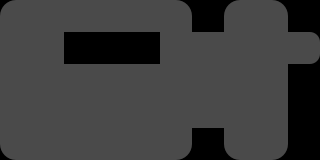

A 2D game scene composited from a Tiled map and its tileset images. What follows is a short description and the map's XML, with every tile layer's data as written:
An orthogonal 10x5 tile map with 32x32 px tiles, 4 tile layers (grid, walls, zonemap, cellrounded) and 14 objects (7x falling, 4x goal, player, twostep, slide).

<map version="1.0" orientation="orthogonal" width="10" height="5" tilewidth="32" tileheight="32">
 <properties>
  <property name="_mode" value="" />
  <property name="_title" value="test" />
  <property name="_zone" value="" />
 </properties>
 <tileset firstgid="1" name="cells" tilewidth="32" tileheight="32">
  <image source="../cells.png" trans="ff00ff" width="128" height="384" />
 </tileset>
 <layer name="grid" width="10" height="5">
  <data>
   <tile gid="1" />
   <tile gid="1" />
   <tile gid="1" />
   <tile gid="1" />
   <tile gid="1" />
   <tile gid="1" />
   <tile gid="16" />
   <tile gid="1" />
   <tile gid="1" />
   <tile gid="16" />
   <tile gid="1" />
   <tile gid="1" />
   <tile gid="16" />
   <tile gid="16" />
   <tile gid="16" />
   <tile gid="1" />
   <tile gid="1" />
   <tile gid="1" />
   <tile gid="1" />
   <tile gid="1" />
   <tile gid="1" />
   <tile gid="1" />
   <tile gid="1" />
   <tile gid="1" />
   <tile gid="1" />
   <tile gid="1" />
   <tile gid="1" />
   <tile gid="1" />
   <tile gid="1" />
   <tile gid="16" />
   <tile gid="1" />
   <tile gid="1" />
   <tile gid="1" />
   <tile gid="1" />
   <tile gid="1" />
   <tile gid="1" />
   <tile gid="1" />
   <tile gid="1" />
   <tile gid="1" />
   <tile gid="16" />
   <tile gid="1" />
   <tile gid="1" />
   <tile gid="1" />
   <tile gid="1" />
   <tile gid="1" />
   <tile gid="1" />
   <tile gid="16" />
   <tile gid="1" />
   <tile gid="1" />
   <tile gid="16" />
  </data>
 </layer>
 <layer name="walls" width="10" height="5">
  <data>
   <tile gid="0" />
   <tile gid="0" />
   <tile gid="0" />
   <tile gid="0" />
   <tile gid="0" />
   <tile gid="0" />
   <tile gid="0" />
   <tile gid="0" />
   <tile gid="0" />
   <tile gid="0" />
   <tile gid="0" />
   <tile gid="0" />
   <tile gid="0" />
   <tile gid="0" />
   <tile gid="0" />
   <tile gid="0" />
   <tile gid="0" />
   <tile gid="0" />
   <tile gid="0" />
   <tile gid="0" />
   <tile gid="0" />
   <tile gid="0" />
   <tile gid="0" />
   <tile gid="0" />
   <tile gid="0" />
   <tile gid="0" />
   <tile gid="0" />
   <tile gid="0" />
   <tile gid="0" />
   <tile gid="0" />
   <tile gid="0" />
   <tile gid="0" />
   <tile gid="0" />
   <tile gid="0" />
   <tile gid="0" />
   <tile gid="0" />
   <tile gid="0" />
   <tile gid="0" />
   <tile gid="0" />
   <tile gid="0" />
   <tile gid="0" />
   <tile gid="0" />
   <tile gid="0" />
   <tile gid="0" />
   <tile gid="0" />
   <tile gid="0" />
   <tile gid="0" />
   <tile gid="0" />
   <tile gid="0" />
   <tile gid="0" />
  </data>
 </layer>
 <layer name="zonemap" width="10" height="5">
  <data>
   <tile gid="0" />
   <tile gid="0" />
   <tile gid="0" />
   <tile gid="0" />
   <tile gid="0" />
   <tile gid="0" />
   <tile gid="0" />
   <tile gid="0" />
   <tile gid="0" />
   <tile gid="0" />
   <tile gid="0" />
   <tile gid="0" />
   <tile gid="0" />
   <tile gid="0" />
   <tile gid="0" />
   <tile gid="0" />
   <tile gid="0" />
   <tile gid="0" />
   <tile gid="0" />
   <tile gid="0" />
   <tile gid="0" />
   <tile gid="0" />
   <tile gid="0" />
   <tile gid="0" />
   <tile gid="0" />
   <tile gid="0" />
   <tile gid="0" />
   <tile gid="0" />
   <tile gid="0" />
   <tile gid="0" />
   <tile gid="0" />
   <tile gid="0" />
   <tile gid="0" />
   <tile gid="0" />
   <tile gid="0" />
   <tile gid="0" />
   <tile gid="0" />
   <tile gid="0" />
   <tile gid="0" />
   <tile gid="0" />
   <tile gid="0" />
   <tile gid="0" />
   <tile gid="0" />
   <tile gid="0" />
   <tile gid="0" />
   <tile gid="0" />
   <tile gid="0" />
   <tile gid="0" />
   <tile gid="0" />
   <tile gid="0" />
  </data>
 </layer>
 <layer name="cellrounded" width="10" height="5">
  <data>
   <tile gid="17" />
   <tile gid="0" />
   <tile gid="0" />
   <tile gid="0" />
   <tile gid="0" />
   <tile gid="18" />
   <tile gid="0" />
   <tile gid="17" />
   <tile gid="18" />
   <tile gid="0" />
   <tile gid="0" />
   <tile gid="0" />
   <tile gid="0" />
   <tile gid="0" />
   <tile gid="0" />
   <tile gid="0" />
   <tile gid="0" />
   <tile gid="0" />
   <tile gid="0" />
   <tile gid="28" />
   <tile gid="0" />
   <tile gid="0" />
   <tile gid="0" />
   <tile gid="0" />
   <tile gid="0" />
   <tile gid="0" />
   <tile gid="0" />
   <tile gid="0" />
   <tile gid="0" />
   <tile gid="0" />
   <tile gid="0" />
   <tile gid="0" />
   <tile gid="0" />
   <tile gid="0" />
   <tile gid="0" />
   <tile gid="0" />
   <tile gid="0" />
   <tile gid="0" />
   <tile gid="0" />
   <tile gid="0" />
   <tile gid="19" />
   <tile gid="0" />
   <tile gid="0" />
   <tile gid="0" />
   <tile gid="0" />
   <tile gid="20" />
   <tile gid="0" />
   <tile gid="19" />
   <tile gid="20" />
   <tile gid="0" />
  </data>
 </layer>
 <objectgroup name="cells" width="10" height="5" opacity="0.18">
  <object type="falling" x="47" y="112" />
  <object type="falling" x="177" y="46" />
  <object type="falling" x="236" y="80" />
  <object type="falling" x="15" y="15" />
  <object type="falling" x="305" y="48" />
  <object type="falling" x="274" y="112" />
  <object type="falling" x="112" y="81" />
 </objectgroup>
 <objectgroup name="players" width="10" height="5">
  <object type="player" x="275" y="143" />
 </objectgroup>
 <objectgroup name="enemies" width="10" height="5">
  <object type="twostep" x="16" y="15" />
 </objectgroup>
 <objectgroup name="items" width="10" height="5">
  <object type="goal" x="302" y="47" />
  <object type="goal" x="14" y="144" />
  <object type="goal" x="47" y="113" />
  <object type="goal" x="175" y="14" />
 </objectgroup>
 <objectgroup name="powerups" width="10" height="5">
  <object type="slide" x="273" y="143" />
 </objectgroup>
 <objectgroup name="portals" width="10" height="5" />
</map>
